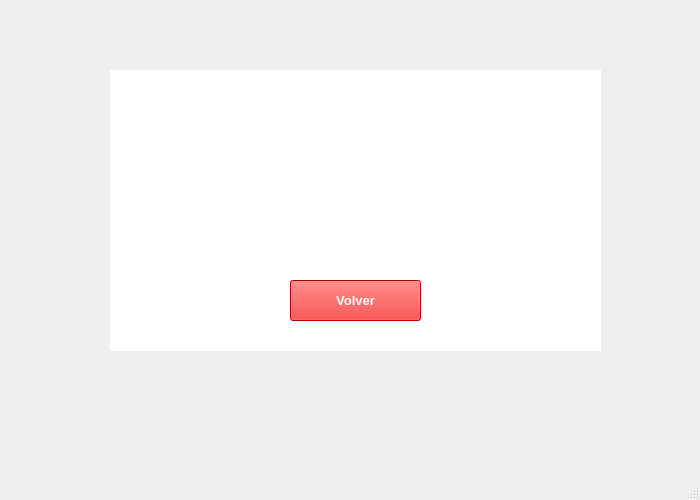
<?xml version="1.0" encoding="UTF-8"?>
<ui version="4.0">
 <class>VentanaFinal</class>
 <widget class="QMainWindow" name="VentanaFinal">
  <property name="geometry">
   <rect>
    <x>0</x>
    <y>0</y>
    <width>700</width>
    <height>500</height>
   </rect>
  </property>
  <property name="minimumSize">
   <size>
    <width>700</width>
    <height>500</height>
   </size>
  </property>
  <property name="maximumSize">
   <size>
    <width>700</width>
    <height>500</height>
   </size>
  </property>
  <property name="windowTitle">
   <string>MainWindow</string>
  </property>
  <widget class="QWidget" name="centralwidget">
   <widget class="QLabel" name="imagen_fondo">
    <property name="geometry">
     <rect>
      <x>0</x>
      <y>0</y>
      <width>700</width>
      <height>500</height>
     </rect>
    </property>
    <property name="minimumSize">
     <size>
      <width>700</width>
      <height>500</height>
     </size>
    </property>
    <property name="maximumSize">
     <size>
      <width>700</width>
      <height>500</height>
     </size>
    </property>
    <property name="text">
     <string/>
    </property>
    <property name="pixmap">
     <pixmap>../../sprites/background/dojo3.png</pixmap>
    </property>
    <property name="scaledContents">
     <bool>true</bool>
    </property>
   </widget>
   <widget class="QLabel" name="sub_imagen_fondo">
    <property name="geometry">
     <rect>
      <x>110</x>
      <y>70</y>
      <width>491</width>
      <height>281</height>
     </rect>
    </property>
    <property name="styleSheet">
     <string notr="true">
background-color: rgb(255, 255, 255);</string>
    </property>
    <property name="text">
     <string/>
    </property>
   </widget>
   <widget class="QPushButton" name="boton_volver">
    <property name="geometry">
     <rect>
      <x>290</x>
      <y>280</y>
      <width>131</width>
      <height>41</height>
     </rect>
    </property>
    <property name="font">
     <font>
      <pointsize>10</pointsize>
      <weight>75</weight>
      <bold>true</bold>
     </font>
    </property>
    <property name="styleSheet">
     <string notr="true">background-color: rgb(255, 0, 0);
color: rgb(255, 255, 255);</string>
    </property>
    <property name="text">
     <string>Volver</string>
    </property>
   </widget>
   <widget class="QLabel" name="texto_victoria">
    <property name="geometry">
     <rect>
      <x>120</x>
      <y>90</y>
      <width>511</width>
      <height>121</height>
     </rect>
    </property>
    <property name="font">
     <font>
      <pointsize>12</pointsize>
      <weight>75</weight>
      <bold>true</bold>
     </font>
    </property>
    <property name="text">
     <string/>
    </property>
   </widget>
  </widget>
  <widget class="QMenuBar" name="menubar">
   <property name="geometry">
    <rect>
     <x>0</x>
     <y>0</y>
     <width>700</width>
     <height>21</height>
    </rect>
   </property>
  </widget>
  <widget class="QStatusBar" name="statusbar"/>
 </widget>
 <resources/>
 <connections/>
</ui>
